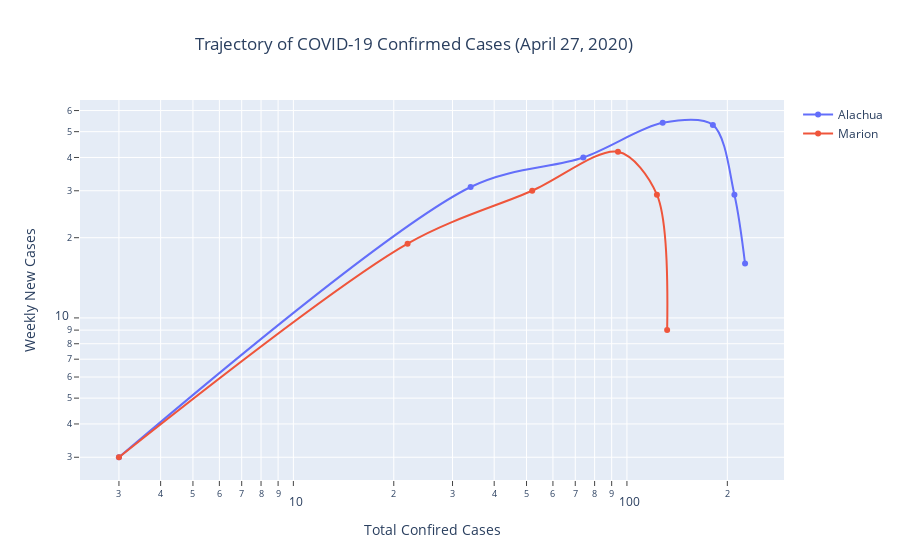

The notebook cell this image was saved under:
### Code cell
data.trajectory()

### Figure 1 — Plotly figure (JSON) as saved in the notebook; plotly's stock layout.template omitted (floating-point values rounded to 4 significant figures)
{"data": [{"line": {"shape": "spline", "smoothing": 0.9}, "mode": "lines+markers", "name": "Alachua", "type": "scatter", "x": [3, 34, 74, 128, 181, 210, 226], "y": [3, 31, 40, 54, 53, 29, 16]}, {"line": {"shape": "spline", "smoothing": 0.9}, "mode": "lines+markers", "name": "Marion", "type": "scatter", "x": [3, 22, 52, 94, 123, 132], "y": [3, 19, 30, 42, 29, 9]}], "layout": {"title": {"text": "Trajectory of COVID-19 Confirmed Cases (April 27, 2020)", "x": 0.46, "xanchor": "center"}, "xaxis": {"ticks": "outside", "title": {"text": "Total Confired Cases"}, "type": "log"}, "yaxis": {"ticks": "outside", "title": {"text": "Weekly New Cases"}, "type": "log"}}}
